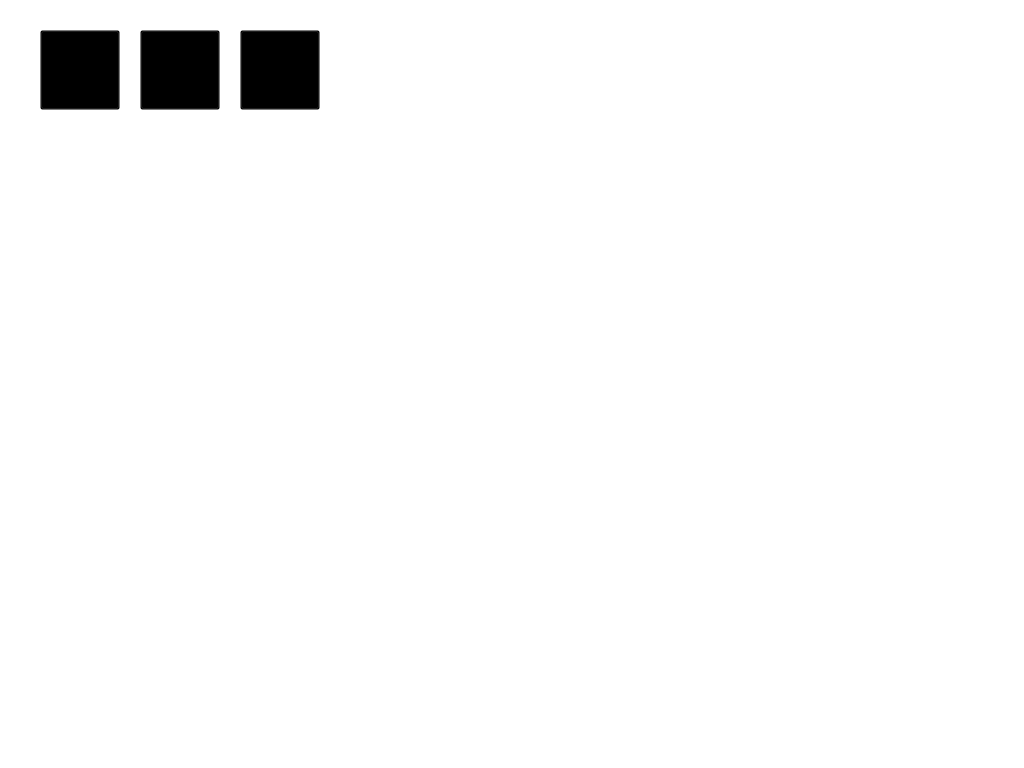
<?xml version="1.0" encoding="UTF-8"?>
<ui version="4.0">
 <class>TestModeWidget</class>
 <widget class="QWidget" name="TestModeWidget">
  <property name="geometry">
   <rect>
    <x>0</x>
    <y>0</y>
    <width>1024</width>
    <height>768</height>
   </rect>
  </property>
  <property name="mouseTracking">
   <bool>false</bool>
  </property>
  <property name="windowTitle">
   <string>Form</string>
  </property>
  <property name="styleSheet">
   <string notr="true">QWidget#frame{
background-image: url(:/TestMode/back.jpg);}
QWidget{background-color: rgba(0, 0, 0, 0);}</string>
  </property>
  <widget class="QFrame" name="frame">
   <property name="geometry">
    <rect>
     <x>0</x>
     <y>0</y>
     <width>1024</width>
     <height>768</height>
    </rect>
   </property>
   <property name="frameShape">
    <enum>QFrame::StyledPanel</enum>
   </property>
   <property name="frameShadow">
    <enum>QFrame::Raised</enum>
   </property>
   <widget class="QPushButton" name="scoreBtn">
    <property name="geometry">
     <rect>
      <x>40</x>
      <y>30</y>
      <width>80</width>
      <height>80</height>
     </rect>
    </property>
    <property name="sizePolicy">
     <sizepolicy hsizetype="Preferred" vsizetype="Preferred">
      <horstretch>0</horstretch>
      <verstretch>0</verstretch>
     </sizepolicy>
    </property>
    <property name="sizeIncrement">
     <size>
      <width>128</width>
      <height>128</height>
     </size>
    </property>
    <property name="baseSize">
     <size>
      <width>0</width>
      <height>0</height>
     </size>
    </property>
    <property name="mouseTracking">
     <bool>true</bool>
    </property>
    <property name="toolTip">
     <string>最高分</string>
    </property>
    <property name="whatsThis">
     <string>最高分</string>
    </property>
    <property name="styleSheet">
     <string notr="true">QPushButton{border-image: url(:/TestMode/score0.png);}
QPushButton:hover{
border-image: url(:/TestMode/score1.png);}</string>
    </property>
    <property name="text">
     <string/>
    </property>
   </widget>
   <widget class="QPushButton" name="startBtn">
    <property name="geometry">
     <rect>
      <x>140</x>
      <y>30</y>
      <width>80</width>
      <height>80</height>
     </rect>
    </property>
    <property name="sizePolicy">
     <sizepolicy hsizetype="Preferred" vsizetype="Preferred">
      <horstretch>0</horstretch>
      <verstretch>0</verstretch>
     </sizepolicy>
    </property>
    <property name="mouseTracking">
     <bool>true</bool>
    </property>
    <property name="toolTip">
     <string>进入测试赛</string>
    </property>
    <property name="whatsThis">
     <string>进入测试赛</string>
    </property>
    <property name="styleSheet">
     <string notr="true">QPushButton{
	border-image: url(:/TestMode/temp_start0.png);}
QPushButton:hover{
	border-image: url(:/TestMode/temp_start1.png);}</string>
    </property>
    <property name="text">
     <string/>
    </property>
   </widget>
   <widget class="QPushButton" name="exitBtn">
    <property name="geometry">
     <rect>
      <x>240</x>
      <y>30</y>
      <width>80</width>
      <height>80</height>
     </rect>
    </property>
    <property name="sizePolicy">
     <sizepolicy hsizetype="Preferred" vsizetype="Preferred">
      <horstretch>0</horstretch>
      <verstretch>0</verstretch>
     </sizepolicy>
    </property>
    <property name="toolTip">
     <string>退出</string>
    </property>
    <property name="whatsThis">
     <string>退出</string>
    </property>
    <property name="styleSheet">
     <string notr="true">QPushButton{border-image: url(:/TestMode/exit0.png);}
QPushButton:hover{
border-image: url(:/TestMode/exit1.png);}</string>
    </property>
    <property name="text">
     <string/>
    </property>
   </widget>
  </widget>
 </widget>
 <resources>
  <include location="test_TestMode.qrc"/>
 </resources>
 <connections/>
</ui>
